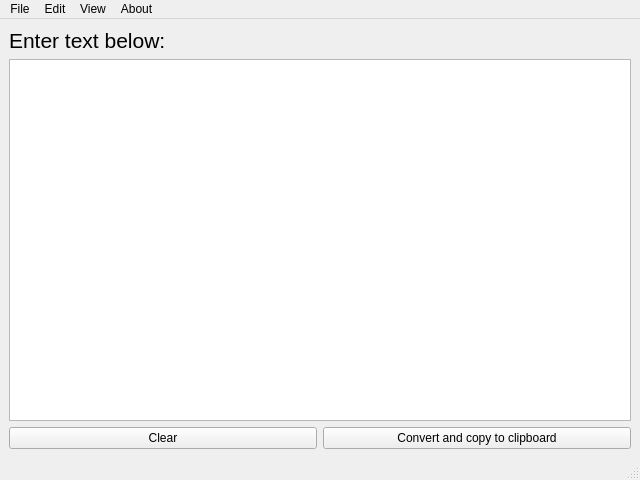
<?xml version="1.0" encoding="UTF-8"?>
<ui version="4.0">
 <class>MainWindow</class>
 <widget class="QMainWindow" name="MainWindow">
  <property name="enabled">
   <bool>true</bool>
  </property>
  <property name="geometry">
   <rect>
    <x>0</x>
    <y>0</y>
    <width>640</width>
    <height>480</height>
   </rect>
  </property>
  <property name="windowTitle">
   <string>Minceraft Formatting Codes to Json</string>
  </property>
  <widget class="QWidget" name="centralwidget">
   <layout class="QVBoxLayout" name="verticalLayout">
    <item>
     <widget class="QLabel" name="labelEnterTextBelow">
      <property name="font">
       <font>
        <pointsize>16</pointsize>
       </font>
      </property>
      <property name="text">
       <string>Enter text below:</string>
      </property>
     </widget>
    </item>
    <item>
     <widget class="QPlainTextEdit" name="textInput">
      <property name="enabled">
       <bool>true</bool>
      </property>
      <property name="font">
       <font>
        <family>JetBrainsMono Nerd Font</family>
        <bold>true</bold>
       </font>
      </property>
     </widget>
    </item>
    <item>
     <layout class="QGridLayout" name="buttonArea">
      <item row="0" column="0">
       <widget class="QPushButton" name="buttonClear">
        <property name="text">
         <string>Clear</string>
        </property>
       </widget>
      </item>
      <item row="0" column="1">
       <widget class="QPushButton" name="buttonConvert">
        <property name="text">
         <string>Convert and copy to clipboard</string>
        </property>
       </widget>
      </item>
     </layout>
    </item>
   </layout>
  </widget>
  <widget class="QMenuBar" name="menubar">
   <property name="geometry">
    <rect>
     <x>0</x>
     <y>0</y>
     <width>640</width>
     <height>20</height>
    </rect>
   </property>
   <widget class="QMenu" name="menuFile">
    <property name="title">
     <string>File</string>
    </property>
    <addaction name="actionQuit"/>
   </widget>
   <widget class="QMenu" name="menuEdit">
    <property name="title">
     <string>Edit</string>
    </property>
    <widget class="QMenu" name="menuReset_styles_when">
     <property name="title">
      <string>Reset styles when</string>
     </property>
     <addaction name="actionEveryColorChange"/>
     <addaction name="actionEveryNewLine"/>
    </widget>
    <addaction name="actionClearTextInput"/>
    <addaction name="actionConvert"/>
    <addaction name="separator"/>
    <addaction name="menuReset_styles_when"/>
   </widget>
   <widget class="QMenu" name="menuAbout">
    <property name="title">
     <string>About</string>
    </property>
    <addaction name="actionAboutMCFCToJson"/>
   </widget>
   <widget class="QMenu" name="menuView">
    <property name="title">
     <string>View</string>
    </property>
   </widget>
   <addaction name="menuFile"/>
   <addaction name="menuEdit"/>
   <addaction name="menuView"/>
   <addaction name="menuAbout"/>
  </widget>
  <widget class="QStatusBar" name="statusbar"/>
  <action name="actionQuit">
   <property name="text">
    <string>Quit</string>
   </property>
   <property name="shortcut">
    <string>Ctrl+Q</string>
   </property>
   <property name="menuRole">
    <enum>QAction::MenuRole::QuitRole</enum>
   </property>
  </action>
  <action name="actionClearTextInput">
   <property name="text">
    <string>Clear text box</string>
   </property>
   <property name="shortcut">
    <string>Ctrl+W</string>
   </property>
  </action>
  <action name="actionEveryColorChange">
   <property name="checkable">
    <bool>true</bool>
   </property>
   <property name="text">
    <string>Every color change</string>
   </property>
  </action>
  <action name="actionEveryNewLine">
   <property name="checkable">
    <bool>true</bool>
   </property>
   <property name="text">
    <string>Every line</string>
   </property>
  </action>
  <action name="actionConvert">
   <property name="text">
    <string>Convert and copy to clipboard</string>
   </property>
   <property name="shortcut">
    <string>Ctrl+R</string>
   </property>
  </action>
  <action name="actionAboutMCFCToJson">
   <property name="text">
    <string>About MCFC To Json</string>
   </property>
   <property name="shortcut">
    <string>F1</string>
   </property>
  </action>
 </widget>
 <resources/>
 <connections/>
</ui>
